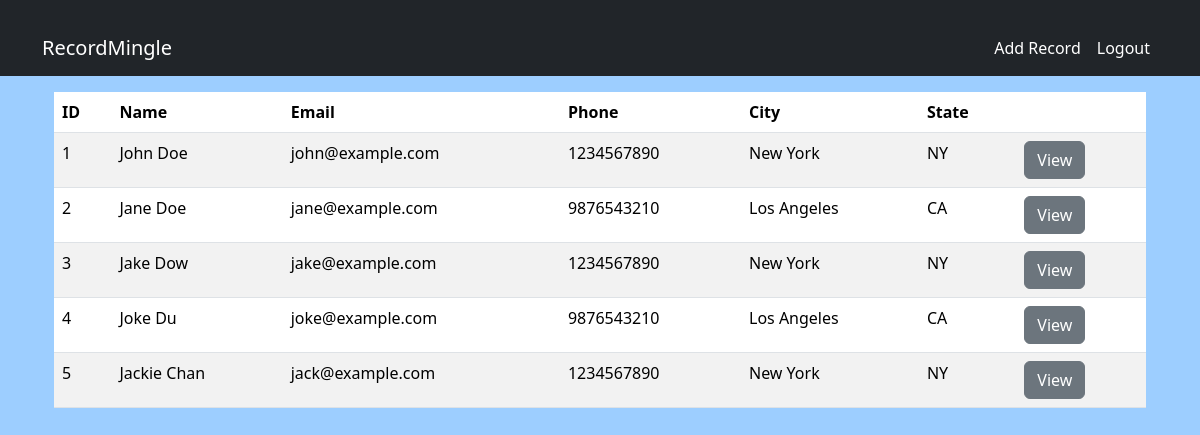
The app's page / (signed in) with its own data.
### records/models.py (models this page shows, shortened)
class AddRecord(models.Model):
    first_name = models.CharField(max_length=255)
    last_name = models.CharField(max_length=255)
    email = models.EmailField()
    phone = models.CharField(max_length=15)
    city = models.CharField(max_length=255)
    state = models.CharField(max_length=255)
    created_at = models.DateTimeField(auto_now_add=True)

### records/views.py (the view, shortened to what this page needs)
# urls.py: 2. Add a URL to urlpatterns:  path('', views.home, name='home')
def home(request):
    records = AddRecord.objects.all()
    return render(request,'records/home.html',{'records':records})

### records/templates/records/home.html (shortened to what this page needs)
{% extends 'records/base.html' %}
{% block content %}
{% if user.is_authenticated %}
    <div class="container mt-3">
        <table class="table table-striped table-hover">
            <thead>
                <tr>
                    <th>ID</th>
                    <th>Name</th>
                    <th>Email</th>
                    <th>Phone</th>
                    <th>City</th>
                    <th>State</th>
                    <th>     </th>
                </tr>
            </thead>
            <tbody>
                {% for record in records %}
                <tr>
                    <td>{{ record.id }}</td>
                    <td>{{ record.first_name }} {{ record.last_name }}</td>
                    <td>{{ record.email }}</td>
                    <td>{{ record.phone }}</td>
                    <td>{{ record.city }}</td>
                    <td>{{ record.state }}</td>
                    <td><a href="{% url 'view_record' record.id %}" class="btn btn-secondary">View</a></td>
                </tr>
                {% endfor %}
            </tbody>
        </table>
    </div>
{% endif %}
{% endblock %}

### records/templates/records/base.html (shortened to what this page needs)
<!DOCTYPE html>
<html lang="en">
<head>
    <link href="https://cdn.jsdelivr.net/npm/bootstrap@5.3.2/dist/css/bootstrap.min.css" rel="stylesheet"
>
</head>
<body>
    {% include 'records/navbar.html' %}
    <div class="container mt-3">
        <div>
            {% block content %}
            {% endblock %}
        </div>
    </div>
</body>
</html>

### records/templates/records/navbar.html (shortened to what this page needs)
<nav class="navbar navbar-expand-lg navbar-dark bg-dark">
    <div class="container">
        <a class="navbar-brand" href="{% url 'home' %}">RecordMingle</a>
        <div class="collapse navbar-collapse" id="navbarNav">
            <ul class="navbar-nav ms-auto">
                {% if user.is_authenticated %}
                    <li class="nav-item">
                        <a class="nav-link" href="{% url 'add_record' %}">Add Record</a>
                    </li>
                    <li class="nav-item">
                        <a class="nav-link" href="{% url 'logout' %}">Logout</a>
                    </li>
                {% endif %}
            </ul>
        </div>
    </div>
</nav>

### records/templates/records/base.html (style rules this page uses)
body { background-color: #9dceff; }
.container { margin-top: 20px; }
.navbar { background-color: #b90e1c; }
.navbar-brand, .navbar-nav .nav-link { color: #ffffff !important; }

### records on screen
AddRecord: id "1", first_name "John", last_name "Doe", email "john@example.com", phone "1234567890", city "New York", state "NY"
AddRecord: id "2", first_name "Jane", last_name "Doe", email "jane@example.com", phone "9876543210", city "Los Angeles", state "CA"
AddRecord: id "3", first_name "Jake", last_name "Dow", email "jake@example.com", phone "1234567890", city "New York", state "NY"
AddRecord: id "4", first_name "Joke", last_name "Du", email "joke@example.com", phone "9876543210", city "Los Angeles", state "CA"
AddRecord: id "5", first_name "Jackie", last_name "Chan", email "jack@example.com", phone "1234567890", city "New York", state "NY"
